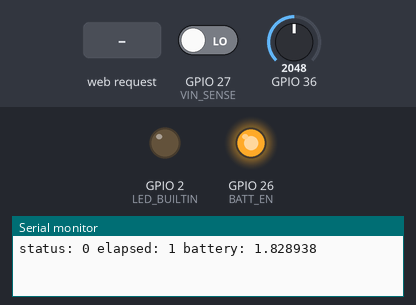
The sketch below on a simulated ESP32. Parts: output pins drawn as LEDs (lit = HIGH), the last lines printed to the serial monitor. The inputs (shaded band) are chosen by the test bench; at power-on: GPIO 27 (VIN_SENSE) LOW, GPIO 36 = 2048. Storage starts empty.

Above: at 1.2 s.
1.3 s: HTTP request GET /H received
At 1.9 s:
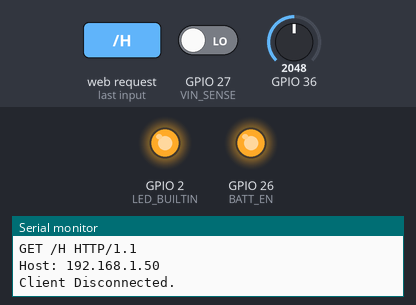
2.9 s: GPIO 27 (VIN_SENSE) driven HIGH
At 4.6 s:
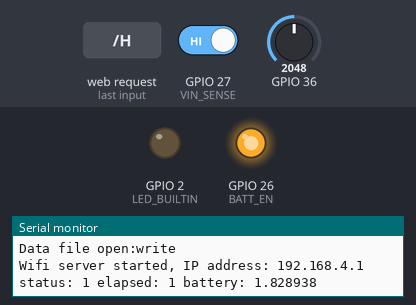
8.4 s: GPIO 27 (VIN_SENSE) driven LOW
At 20.0 s:
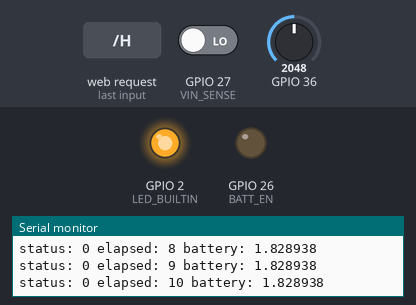
Timing chart, 0 to 20.9 s (numbered marks = the images above; inputs shaded):
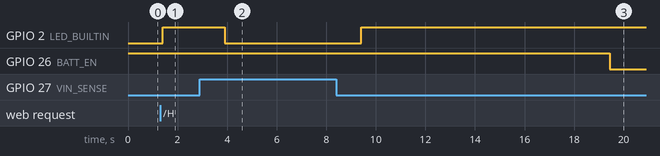

The sketch:

ESP_UPSTest.ino
```cpp
/*
 * Test UPS solutions for the ESP32 using supercapacitors or battery backup. These provide
 * short-duration power allowing critical data to be saved to micro SD card before shutdown.
 *
 *   Attach an interrupt to the Vin (5V) pin.
 *   When USB power is applied or removed,a CHANGE interrupt is generated.
 *   1-sec delay to confirm a state change has occurred.
 *   Read state of VIN_SENSE pin.
 *   On powerup(HIGH),
 *     enable battery backup with BATT_EN HIGH.
 *     Open micro SD card data file and write 1 rec/sec.
 *     Monitor BATT_SENSE for battery voltage.
 *     Enable wifi.
 *   On powerdown(LOW),
 *     turn off wifi.
 *     turn on LED.
 *     close data file and unmount micro SD card.
 *     10-sec delay before disable battery backup with BATT_EN LOW.
 *     When LED goes off, it indicates power has been removed.
 *
 *   Note: while the steps refer to battery, the supercapacitors have the same outcome except
 *   power runs out automatically without the need for explicit shutdown of battery.
 *   ESP32 pin levels: LOW 0.25x3.3V=0.825V, HIGH 0.75x3.3V=2.475V
 */
#include <WiFi.h>
#include <WiFiClient.h>
#include <WiFiAP.h>
#include "FS.h"
#include "SD.h"
#include "SPI.h"
#define MOSI 23
#define MISO 19
#define SCK 18
#define SD_CSPIN SS          //CS for SD card
#define SD_CD 17             //Card Detect

#define VIN_SENSE 27         //monitor Vin(5V).
#define BATT_EN 26           //enable/disable battery backup
#define BATT_SENSE 36        //monitor battery voltage
#define PWRDWN_DELAY 1000    //allow for power fluctuations(msecs).
volatile uint32_t startOutageTime=0;    //start of interrupt
bool powerUp,powerDown;

unsigned long endTimer1=0;   //heartbeat timer
unsigned int period1 = 1000;
bool timer1Enabled=true;

unsigned long endTimer2=0;    //power cut delay timer
unsigned int period2 = 10000;
bool timer2Enabled=false;

int counter=0,status,sdcounter;
uint32_t brown_reg_temp;
char buf[16];

const char* ssid     = "ESPAP24";          //setup ESP32 to be a standalone AP.
const char* password = "******";
WiFiServer server(80);

File dataFile;
const char *filename="/data.txt";          //SD card data file
bool writeEnabled=false;

//power interrupt service routine
void IRAM_ATTR power_isr() {
  startOutageTime=millis();  //start of Vin change
}

//Adjust ADC read to compensate for non-linearity of conversion by ESP32.
//https://bitbucket.org/Blackneron/esp32_adc/src/master/
double analogReadAdjusted(byte pinNumber){

  // Specify the adjustment factors.
  const double f1 = 1.7111361460487501e+001;
  const double f2 = 4.2319467860421662e+000;
  const double f3 = -1.9077375643188468e-002;
  const double f4 = 5.4338055402459246e-005;
  const double f5 = -8.7712931081088873e-008;
  const double f6 = 8.7526709101221588e-011;
  const double f7 = -5.6536248553232152e-014;
  const double f8 = 2.4073049082147032e-017;
  const double f9 = -6.7106284580950781e-021;
  const double f10 = 1.1781963823253708e-024;
  const double f11 = -1.1818752813719799e-028;
  const double f12 = 5.1642864552256602e-033;

  // Specify the number of loops for one measurement.
  const int loops = 20;

  // Specify the delay between the loops.
  const int loopDelay = 20;

  // Initialize the used variables.
  int counter = 1;
  int inputValue = 0;
  double totalInputValue = 0;
  double averageInputValue = 0;

  // Loop to get the average of different analog values.
  for (counter = 1; counter <= loops; counter++) {

    // Read the analog value.
    inputValue = analogRead(pinNumber);

    // Add the analog value to the total.
    totalInputValue += inputValue;

    // Wait some time after each loop.
    delay(loopDelay);
  }

  // Calculate the average input value.
  averageInputValue = totalInputValue / loops;

  // Calculate and return the adjusted input value.
  return f1 + f2 * pow(averageInputValue, 1) + f3 * pow(averageInputValue, 2) + f4 * pow(averageInputValue, 3) + f5 * pow(averageInputValue, 4) + f6 * pow(averageInputValue, 5) + f7 * pow(averageInputValue, 6) + f8 * pow(averageInputValue, 7) + f9 * pow(averageInputValue, 8) + f10 * pow(averageInputValue, 9) + f11 * pow(averageInputValue, 10) + f12 * pow(averageInputValue, 11);
}

void setup() {
  Serial.begin(115200);
  pinMode(LED_BUILTIN, OUTPUT);
  pinMode(VIN_SENSE, INPUT_PULLDOWN);
  pinMode(BATT_EN, OUTPUT);
  digitalWrite(BATT_EN,HIGH);                       //enable battery backup
  attachInterrupt(VIN_SENSE, power_isr, CHANGE);    //interrupt on pin state change(HIGH or LOW)
  startOutageTime=0;
  powerUp=digitalRead(VIN_SENSE);                   //current state of Vin
  powerDown=false;
  sdcounter=0;
  timer2Enabled=false;
  timer1Enabled=true;
}

void openFile() {
  writeEnabled=false;                              //disable SD write by default
  if (SD.begin()) {
    if (!SD.exists(filename)) {
      dataFile = SD.open(filename, FILE_WRITE);    //overwrite existing file
      if (dataFile) {
        dataFile.println("Data file open:write");
        Serial.printf("Data file open:write\r\n");
        writeEnabled=true;
      }
      else {
        Serial.printf("SD open:write fail\r\n");
      }
    }
    else {
      dataFile = SD.open(filename, FILE_APPEND);
      if (dataFile) {
        dataFile.println("Data file open:append");
        Serial.printf("Data file open:append\r\n");
        writeEnabled=true;
      }
      else {
         Serial.printf("SD open:append fail\r\n");
      }
    }
  }
  else {
    Serial.println("SD begin Failed");
  }
}

void loop() {
  if (startOutageTime > 0) {       //power interrupted?
    if (millis() > startOutageTime+PWRDWN_DELAY) {    //wait timeout?
      status=digitalRead(VIN_SENSE);                  //Vin state
      if (!status) {
        powerDown=true;           //Vin LOW
      }
      else {
        powerUp=true;             //Vin HIGH
      }
      startOutageTime=0;          //reset start time.
    }
  }

  if (powerDown) {
    WiFi.mode(WIFI_OFF);         //shutdown wifi
    Serial.printf("Handling power down now. Wifi disabled\r\n");
    digitalWrite(LED_BUILTIN,HIGH);      //turn on LED
    counter=0;
    if (writeEnabled) {
      Serial.printf("Closing data file...\r\n");
      dataFile.close();
      SD.end();
      Serial.printf("Data file closed, SD unmounted.\r\n");
      writeEnabled=false;
    }
    timer2Enabled=true;         //initiate power cut delay
    endTimer2=millis()+period2;
    powerDown=false;
  }

  if (powerUp) {
    Serial.printf("Handling power up now.\r\n");
    counter=0;
    digitalWrite(BATT_EN,HIGH);       //enable battery backup
    digitalWrite(LED_BUILTIN,LOW);    //turn off LED
    timer2Enabled=false;
    openFile();

    WiFi.softAP(ssid);     //default Access Point IP 192.168.4.1
    server.begin();
    Serial.printf("Wifi server started, IP address: %s\r\n",WiFi.softAPIP().toString().c_str());
    powerUp=false;
  }

  if (millis() > endTimer1 && timer1Enabled) {       //heartbeat timer expired?
    endTimer1 = millis()+period1;                    //reset HB timer expiry
    counter++;
    float adjustedInputValue = analogReadAdjusted(BATT_SENSE);
    float adjustedInputVoltage = 3.3 / 4096 * adjustedInputValue;
    Serial.printf("status: %d elapsed: %d battery: %f\r\n",status,counter,adjustedInputVoltage);
    if (writeEnabled) {
      sdcounter++;
      sprintf(buf,"%d",sdcounter);
      dataFile.println(buf);                         //log text to SD card
    }
  }

  if (millis() > endTimer2 && timer2Enabled) {       //delay timer expired?
    digitalWrite(BATT_EN,LOW);                       //power cut
  }

  WiFiClient client = server.available();   // listen for incoming clients
  if (client) {                             // if you get a client,
    Serial.println("New Client.");           // print a message out the serial port
    String currentLine = "";                // make a String to hold incoming data from the client
    while (client.connected()) {            // loop while the client's connected
      if (client.available()) {             // if there's bytes to read from the client,
        char c = client.read();             // read a byte, then
        Serial.write(c);                    // print it out the serial monitor
        if (c == '\n') {                    // if the byte is a newline character

          // if the current line is blank, you got two newline characters in a row.
          // that's the end of the client HTTP request, so send a response:
          if (currentLine.length() == 0) {
            // HTTP headers always start with a response code (e.g. HTTP/1.1 200 OK)
            // and a content-type so the client knows what's coming, then a blank line:
            client.println("HTTP/1.1 200 OK");
            client.println("Content-type:text/html");
            client.println();

            // the content of the HTTP response follows the header:
            client.print("Click <a href=\"/H\">here</a> to turn ON the LED.<br>");
            client.print("Click <a href=\"/L\">here</a> to turn OFF the LED.<br>");
            client.print("Click <a href=\"/R\">here</a> to read data.txt.<br>");
            client.print("Click <a href=\"/A\">here</a> to open data.txt for append.<br>");

            // The HTTP response ends with another blank line:
            client.println();
            // break out of the while loop:
            break;
          } else {    // if you got a newline, then clear currentLine:
            currentLine = "";
          }
        } else if (c != '\r') {  // if you got anything else but a carriage return character,
          currentLine += c;      // add it to the end of the currentLine
        }

        // Check to see if the client request was "GET /H" or "GET /L":
        if (currentLine.endsWith("GET /H")) {
          digitalWrite(LED_BUILTIN, HIGH);               // GET /H turns the LED on
        }
        else if (currentLine.endsWith("GET /L")) {
          digitalWrite(LED_BUILTIN, LOW);                // GET /L turns the LED off
        }
        else if (currentLine.endsWith("GET /R")) {      //read data.txt
          writeEnabled=false;
          dataFile.close();
          dataFile = SD.open(filename,FILE_READ);
          if(!dataFile){
            Serial.printf("Failed to open %s\r\n",filename);
          }
          else {
            while(dataFile.available()){
              Serial.write(dataFile.read());
            }
            dataFile.close();
          }
        }
        else if (currentLine.endsWith("GET /A")) {      //open data.txt for append
          dataFile = SD.open(filename, FILE_APPEND);
          if (dataFile) {
            dataFile.println("Data file open:append");
            Serial.printf("Data file open:append\r\n");
            writeEnabled=true;
          }
          else {
             Serial.printf("SD open:append fail\r\n");
          }
        }
      }
    }
    // close the connection:
    client.stop();
    Serial.println("Client Disconnected.");
  }

}
```

Measured:
- after the input at 1.3 s, GPIO 2 (LED_BUILTIN): LOW → HIGH after 0.11 s
- after the input at 2.9 s, GPIO 2 (LED_BUILTIN): HIGH → LOW after 1.0 s
- after the input at 8.4 s, GPIO 2 (LED_BUILTIN): LOW → HIGH after 1.0 s; GPIO 26 (BATT_EN): HIGH → LOW after 11.0 s
